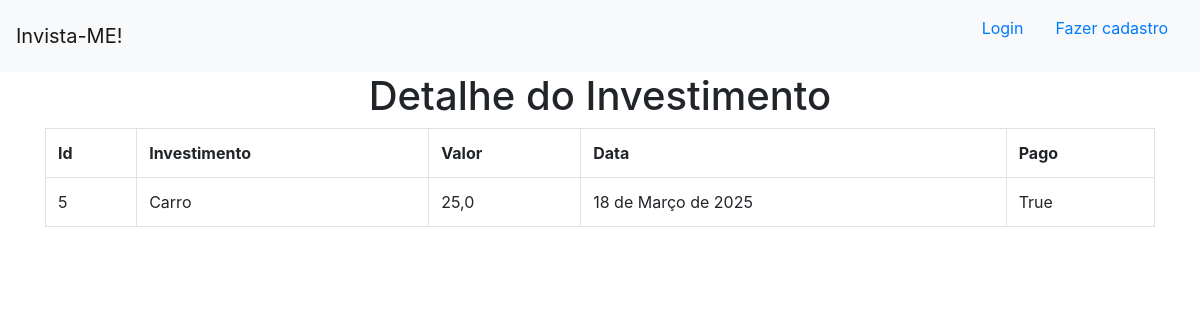
The app's page /5/ with its own data.
### investimentos/models.py (models this page shows)
class Investimento(models.Model):
    investimento = models.TextField(max_length=255)
    valor = models.FloatField()
    pago = models.BooleanField(default=False)
    data = models.DateField(default=datetime.now)

### investimentos/views.py (the view)
# urls.py: path('<int:id_investimento>/', views.detalhe, name='detalhe'),
def detalhe(request, id_investimento):
    dados = {
        'dados': Investimento.objects.get(pk=id_investimento)
    }
    return render(request, 'investimentos/detalhe.html', context=dados)

### investimentos/templates/investimentos/detalhe.html
{% extends 'investimentos/base.html' %}
{% block conteudo %}
<h1 style='text-align: center;'>Detalhe do Investimento</h1>
<div class='container'>
    <table class='table table-hover table-bordered'>
        <tr>
            <th>Id</th>
            <th>Investimento</th>
            <th>Valor</th>
            <th>Data</th>
            <th>Pago</th>
        </tr>
        <tr>
            <td>{{dados.id}}</td>
            <td>{{dados.investimento}}</td>
            <td>{{dados.valor}}</td>
            <td>{{dados.data}}</td>
            <td>{{dados.pago}}</td>
        </tr>
    </table>
</div>
{% endblock %}

### records on screen
Investimento: id "5", investimento "Carro", valor "25,0", data "18 de Março de 2025", pago "True"
